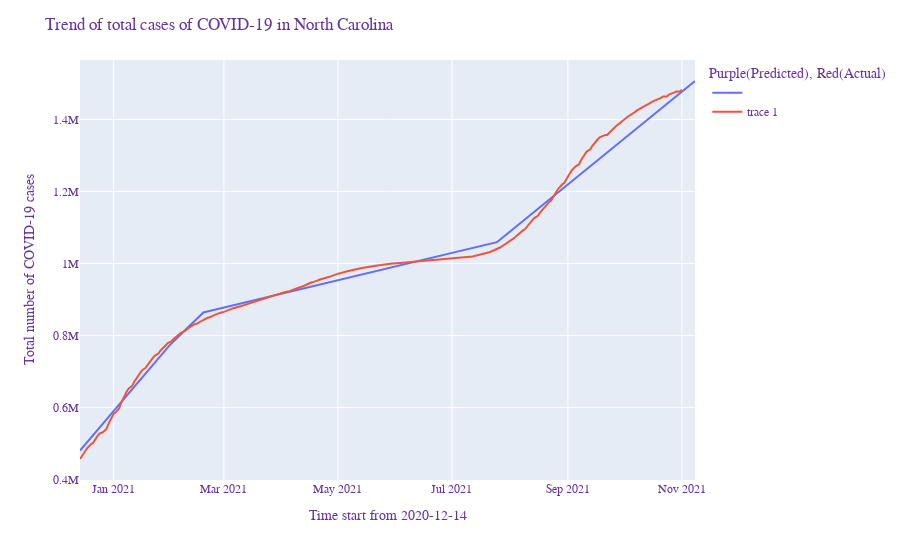

The code cell stored with this chart in its notebook:
### Code cell
interactive_graph(new_date_time_index_d,forecast_mlp_d)

### Figure 1 — Plotly figure (JSON) as saved in the notebook; plotly's stock layout.template omitted (floating-point values rounded to 4 significant figures; data arrays with more than 128 entries replaced by an {"elided": "..."} marker saying what was removed)
{"data": [{"hovertemplate": "x=%{x}<br>y=%{y}<extra></extra>", "legendgroup": "", "line": {"color": "#636efa", "dash": "solid"}, "marker": {"symbol": "circle"}, "mode": "lines", "name": "", "orientation": "v", "showlegend": true, "type": "scatter", "x": {"elided": "330 str values"}, "xaxis": "x", "y": {"elided": "330 float values"}, "yaxis": "y"}, {"showlegend": true, "type": "scatter", "x": {"elided": "330 str values"}, "y": {"elided": "323 int values"}}], "layout": {"font": {"color": "RebeccaPurple", "family": "Courier New, monospace", "size": 12}, "legend": {"title": {"text": "Purple(Predicted), Red(Actual)"}, "tracegroupgap": 0}, "margin": {"t": 60}, "title": {"text": "Trend of total cases of COVID-19 in North Carolina"}, "xaxis": {"anchor": "y", "domain": [0, 1], "title": {"text": "Time start from 2020-12-14 "}}, "yaxis": {"anchor": "x", "domain": [0, 1], "title": {"text": "Total number of COVID-19 cases "}}}}
